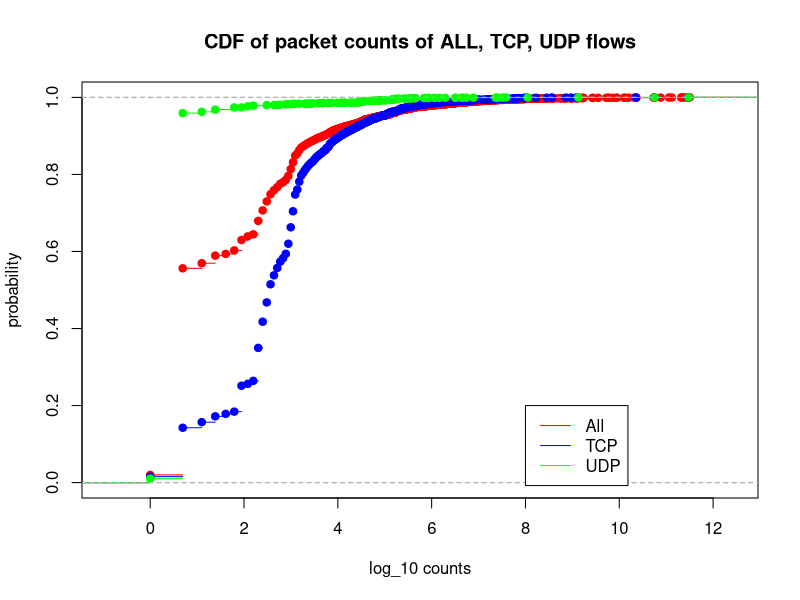

R code for this plot:
data_tcp = read.csv(file="../../data/perflow/flow_tcp.csv", header=TRUE, sep=",")
data_udp = read.csv(file="../../data/perflow/flow_udp.csv", header=TRUE, sep=",")
data_other= read.csv(file="../../data/perflow/flow_other.csv", header=TRUE, sep=",")

tcp_counts = data_tcp$Packets
udp_counts = data_udp$Packets
other_counts = data_other$Packets
all_counts = c(tcp_counts, udp_counts, other_counts)

all_cdf = ecdf(log(all_counts))
tcp_cdf = ecdf(log(tcp_counts))
udp_cdf = ecdf(log(udp_counts))

#plot(all_cdf, col="red", type="S", main="CDF of flow duration of ALL, TCP, UDP flows", xlab="duration (s)", ylab="probability")
plot(all_cdf, col="red", main="CDF of packet counts of ALL, TCP, UDP flows", xlab="log_10 counts", ylab="probability")
lines(tcp_cdf, col="blue")
lines(udp_cdf, col="green")
legend(8,0.2, legend=c("All", "TCP", "UDP"), col=c("red", "blue", "green"), lty=1)
dev.print(png, '../../plots/perflow/flowsize_all.png', width=500)

quit()
